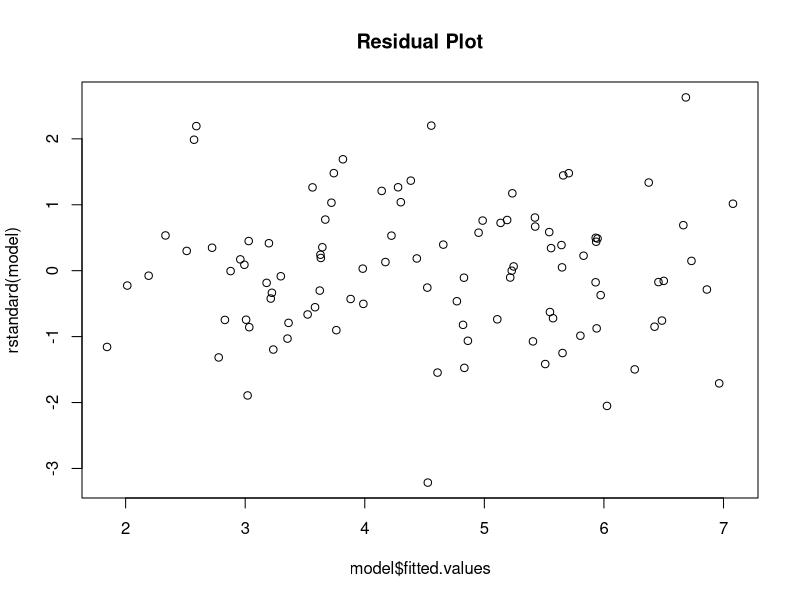

The R script that drew this image: (Note: this script raises an error after producing the figure.)
# Load necessary libraries
library(MASS)
library(lmtest)
library(caret)
library(boot)
library(glmnet)

# Day 1 and Day 2
set.seed(42)
X1 <- runif(100)
epsilon <- rnorm(100, mean = 0, sd = 1) # Noise term
y <- 3 * X1 + 2 + epsilon # Adding noise to the linear relationship

# Day 3
X <- cbind(1, X1)
beta <- solve(t(X) %*% X) %*% t(X) %*% y
print(paste("Beta values: ", beta))

# Day 4
model <- lm(y ~ X)
summary(model)

# Day 5
X2 <- runif(100)
y <- 3 * X1 + 2 * X2 + 2 + epsilon # Adding another independent variable X2
model <- lm(y ~ X + X2)

# Day 6
plot(model$fitted.values, rstandard(model))
title('Residual Plot')

# Day 7
y_pred <- predict(model, newdata=data.frame(X, X2))
print(paste('RMSE:', sqrt(mean((y - y_pred)^2))))
print(paste('MAE:', mean(abs(y - y_pred))))
print(paste('R-squared:', summary(model)$r.squared))

# Day 8-9 skipped for brevity, implement transformations as needed

# Day 10
dwtest(model)

# Day 11
X <- as.matrix(cbind(X, X2))
y <- as.matrix(y)
ridge <- glmnet(X, y, alpha = 0)
lasso <- glmnet(X, y, alpha = 1)

# Day 12-13
control <- trainControl(method="cv", number=5)
model_cv <- train(X, y, method="glmnet", trControl=control)
print(paste('Cross-validation score:', max(model_cv$results$Rsquared)))
